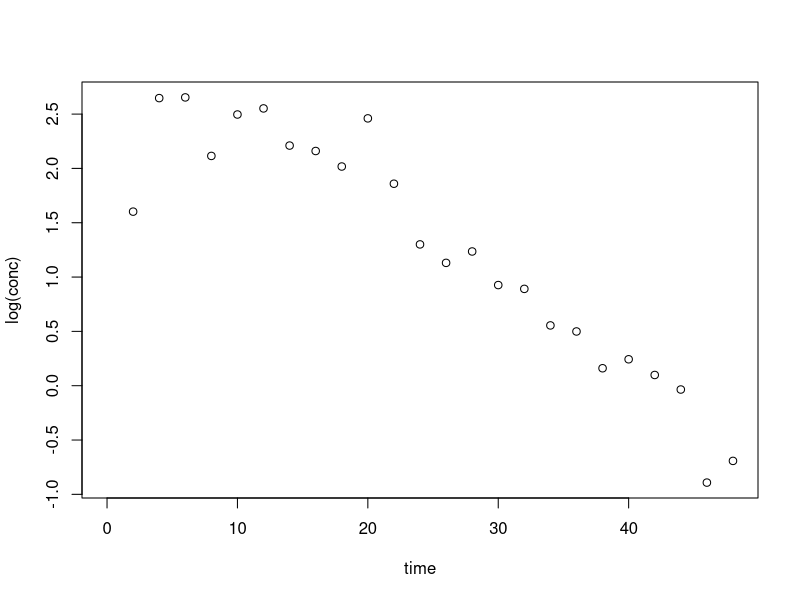
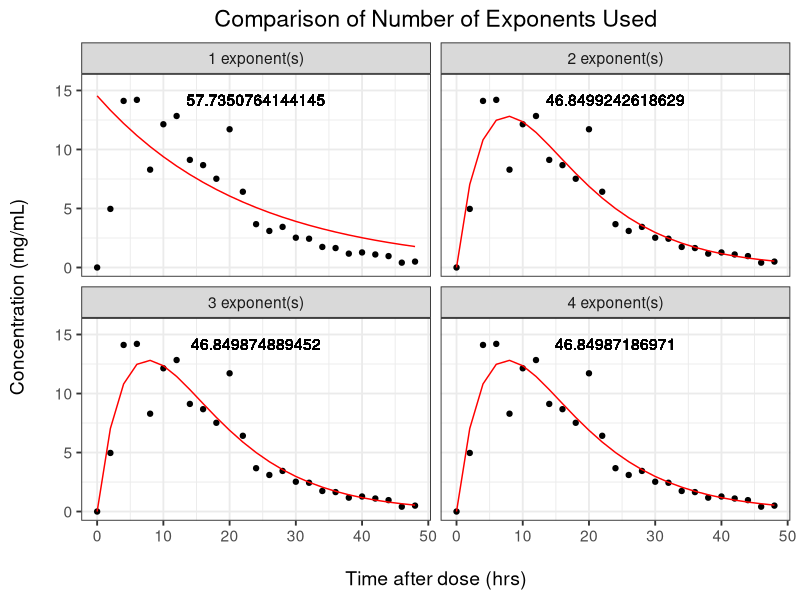
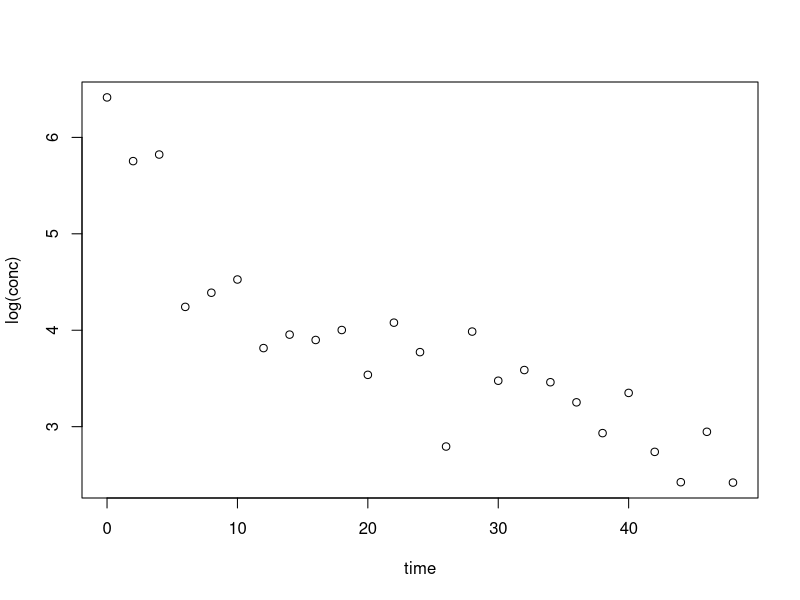
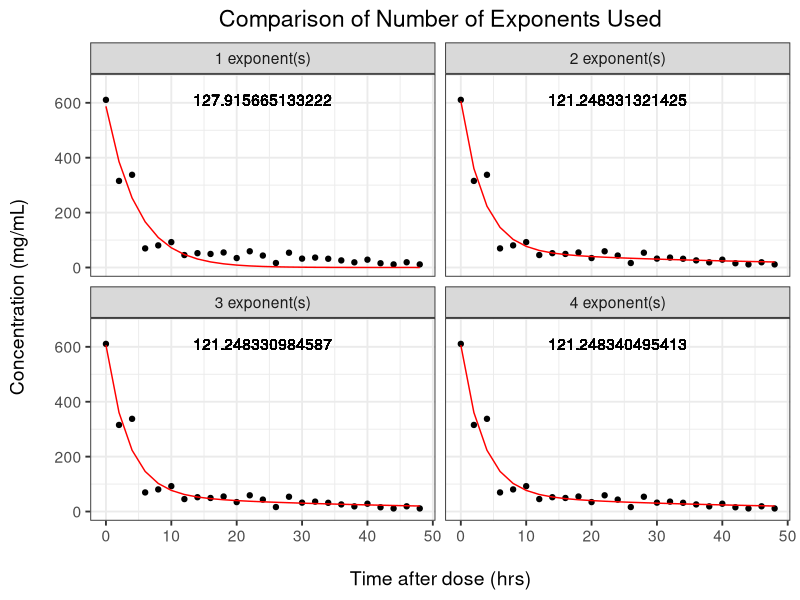

Here is the R script that generated these plots, in order:
# Improved absorption optimisation without the instability
# -----------------------------------------------------------------------------
# Instability was introduced when the intercepts were taken out of log-transform
# Can we achieve the same results with intercepts in the log domain?
# Boundaries were a big reason for the change but...
# These boundaries are implicit with a log-transform!
# Another reason for the change was the new absorption optimisation...
# But we can transform, find the sum and then transform back!
# -----------------------------------------------------------------------------
# Setup workspace
  library(plyr)
  library(ggplot2)
  theme_bw2 <- theme_set(theme_bw(base_size = 14))
  theme_update(plot.title = element_text(hjust = 0.5))

# -----------------------------------------------------------------------------
# Setup OFV functions
# Flexible sum of coefficients function (updated!)
# New additions from "sumexp05" added + changed for new parameter layout
  pred.sumexp <- function(x, t, d = 0) {
  # Check length of x to see how many exponentials will be used
  # if l is odd, then an absorption curve is being made
    l <- length(x)
    a <- ifelse(l %% 2 == 0, 0, 1)
    n <- ceiling(l/2)
    for (i in 1:n) {
      if (i == 1) y <- x[i]^d*exp(x[i]*t + x[n+i])
      else if (i != n | a == 0) y <- y + x[i]^d*exp(x[i]*t + x[n+i])
      else if (a == 1) y <- y - x[i]^d*exp(x[i]*t)*sum(exp(x[(n+1):(2*n-1)]))
    }
    return(y)
  }

# Flexible maximum likelihood estimmation
  mle.sumexp <- function(par, x, y) {
    yhat <- pred.sumexp(par, x)
    err <- y - yhat
    sigma <- sd(err)
    loglik <- dnorm(y, yhat, sigma, log = T)
    return(-1*sum(loglik))
  }

  multi.mle.sumexp <- function(data, oral = F, nexp = 3) {
    x <- data[which(data[, 2] != 0), 1]
    y <- data[which(data[, 2] != 0), 2]
    opt.par <- list(NULL)
    opt.val <- list(NULL)
    opt.gra <- list(NULL)
    opt.con <- list(NULL)
    opt.mes <- list(NULL)
    sub.y <- which(y == max(y)):length(y)
    lm.par <- unname(lm(log(y[sub.y]) ~ x[sub.y])$coefficients)
    for (i in 1:nexp) {
      if (i == 1) {
        init.par <- c(lm.par[2], lm.par[1])
      } else if (i == 2) {
        if (oral) {
          init.par <- c(lm.par[2]*c(0.8, 1.2), lm.par[1])
        } else {
          init.par <- c(lm.par[2]*c(0.8, 1.2), lm.par[1]*c(1, 1.2))
        }
      } else {
        s <- seq(1-(i-(oral+1))*0.05, 1+(i-(oral+1))*0.05, length.out = i-oral)
        if (oral) {
          init.par <- c(
            mean(optres$par[1:(i-2)]), optres$par[1:(i-1)],
            log(sum(exp(optres$par[i:(2*i-3)]))/(i-1)*s)
          )
        } else {
          init.par <- c(
            mean(optres$par[1:(i-1)]), optres$par[1:(i-1)],
            mean(optres$par[i:(2*i-2)]), optres$par[i:(2*i-2)]
          )
        }
      }
      optres <- optim(
        init.par,
        mle.sumexp,  # maximum likelihood fitting function
        method = "L-BFGS-B",
        lower = rep(-Inf, i),
        upper = c(rep(-1/10^10, i), rep(Inf, i)),
        control = list(maxit = 500),
        x = x, y = y
      )
      opt.par[[i]] <- optres$par
      opt.val[[i]] <- optres$value
      opt.gra[[i]] <- optres$counts
      opt.con[[i]] <- optres$convergence
      opt.mes[[i]] <- ifelse(is.null(optres$message),
        "NULL", optres$message)
    }
    res <- list(par = opt.par, value = opt.val, counts = opt.gra,
      convergence = opt.con, message = opt.mes)
    res
  }

  plot.sumexp <- function(res, data) {
    plotdata <- ldply(res$par, function(x) {
      data.frame(
        nexp = as.factor(ceiling(length(x)/2)),
        time = data$time,
        cobs = data$conc,
        pred = pred.sumexp(x, data$time, 0),
        objv = res$value[[ceiling(length(x)/2)]]
      )
    })
    levels(plotdata$nexp) <- paste(levels(plotdata$nexp), "exponent(s)")
    ylim <- c(0, 1.1*max(plotdata$cobs))
    xlim <- c(0, max(plotdata$time))

    plotobj <- NULL
    plotobj <- ggplot(data = plotdata)
    plotobj <- plotobj + ggtitle("Comparison of Number of Exponents Used")
    plotobj <- plotobj + geom_point(aes(x = time, y = cobs))
    plotobj <- plotobj + geom_line(aes(x = time, y = pred), colour = "red")
    plotobj <- plotobj + geom_text(aes(x = median(time), y = max(cobs), label = objv))
    plotobj <- plotobj + scale_y_continuous("Concentration (mg/mL)\n", lim = ylim)
    plotobj <- plotobj + scale_x_continuous("\nTime after dose (hrs)", lim = xlim)
    plotobj <- plotobj + facet_wrap(~nexp)
    plotobj
  }
# -----------------------------------------------------------------------------
# Simulate data
# Absorption Curve
  time.samp <- seq(0, 48, by = 2)
  absdata <- data.frame(
    time = time.samp,
    line1 = -0.2*time.samp + 4,
    line2 = -0.1*time.samp + 4
  )
  absdata$sumexp <- exp(absdata$line2) - exp(absdata$line1)
  #with(absdata, plot(time, sumexp))

# 2 Compartment Curve
  twodata <- data.frame(
    time = time.samp,
    line1 = -0.5*time.samp + 6,
    line2 = -0.05*time.samp + 5
  )
  twodata$sumexp <- exp(twodata$line1) + exp(twodata$line2)
  #with(twodata, plot(time, log(sumexp)))
# -----------------------------------------------------------------------------
# Add random error and optimise using rich data
# Absorption
  err <- 1 + rnorm(n = length(time.samp), mean = 0, sd = 0.3)
  data1 <- data.frame(
    time = time.samp,
    conc = absdata$sumexp*err
  )
  with(data1, plot(time, log(conc)))

  all.res <- multi.mle.sumexp(data1, nexp = 4, oral = T)

  plot.sumexp(all.res, data1)

# Two compartment
  err <- 1 + rnorm(n = length(time.samp), mean = 0, sd = 0.3)
  data2 <- data.frame(
    time = time.samp,
    conc = twodata$sumexp*err
  )
  with(data2, plot(time, log(conc)))

  all.res <- multi.mle.sumexp(data2, nexp = 4)
  #with(all.res, which(unlist(value) == min(unlist(value))))  # best fit
  plot.sumexp(all.res, data2)
